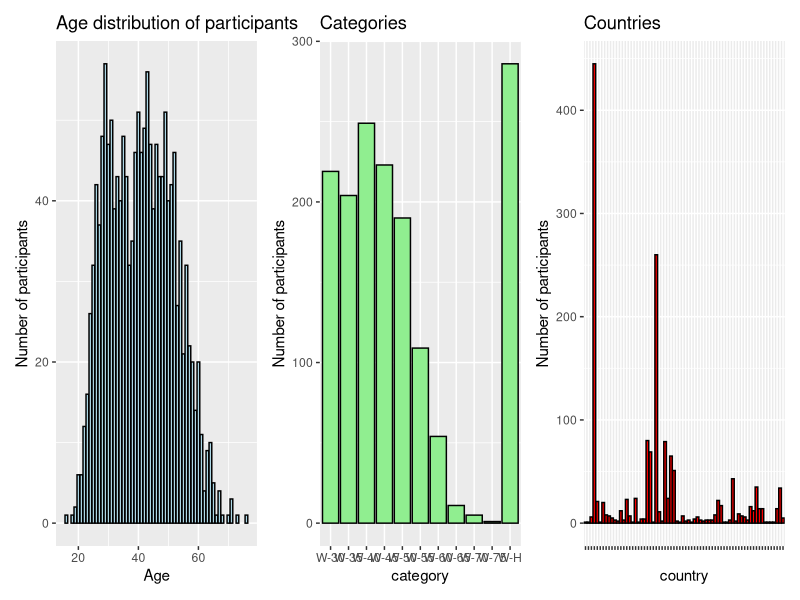
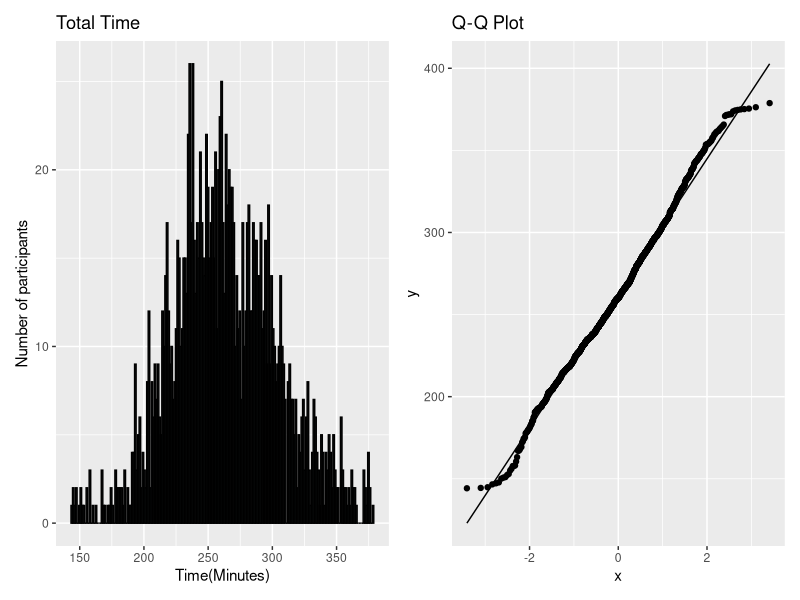
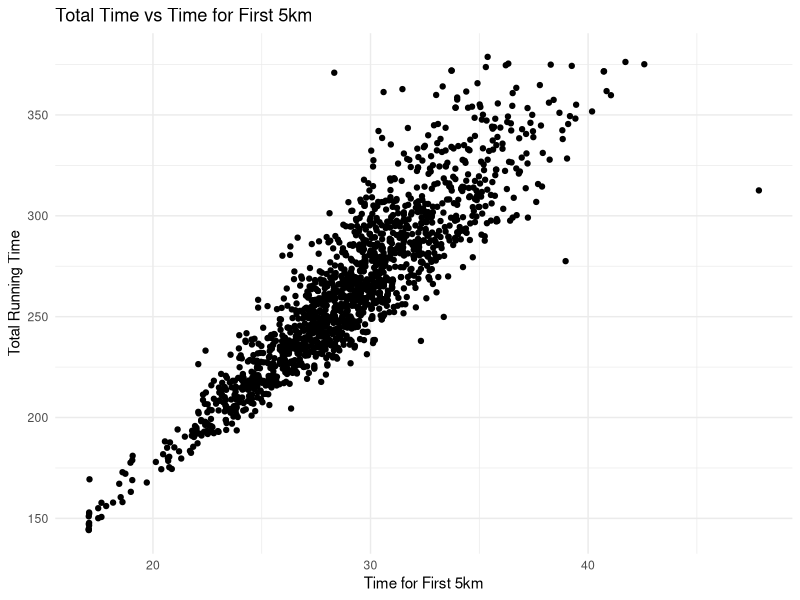
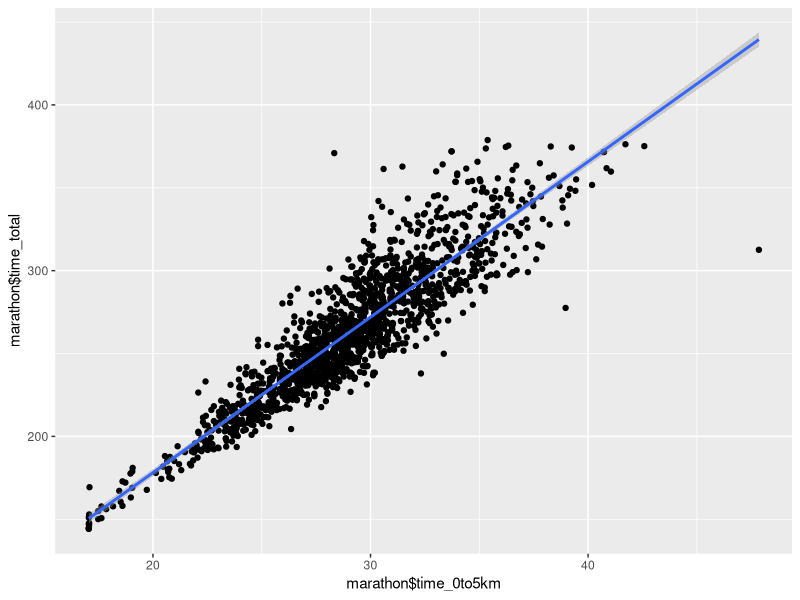
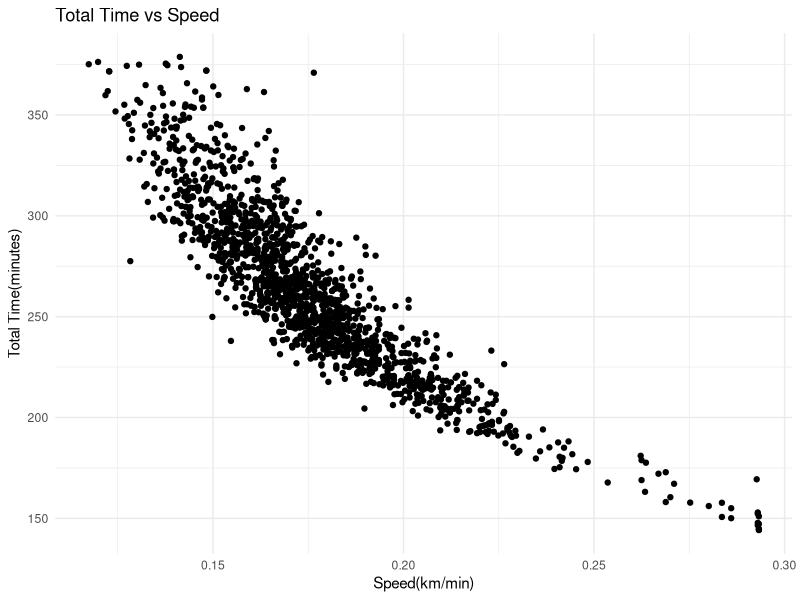
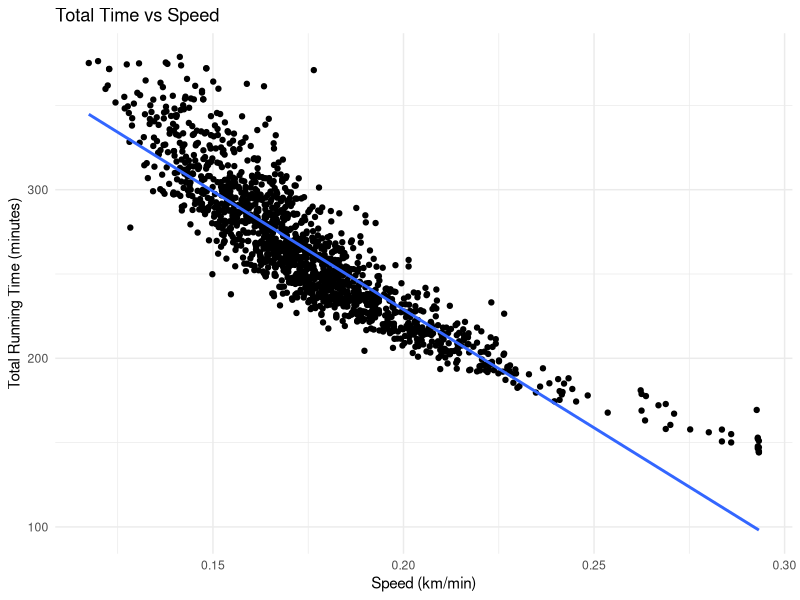
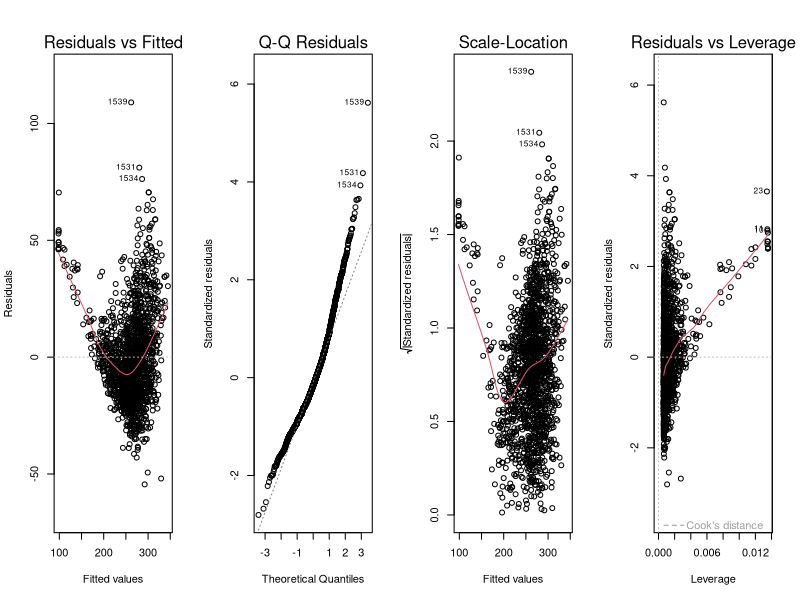
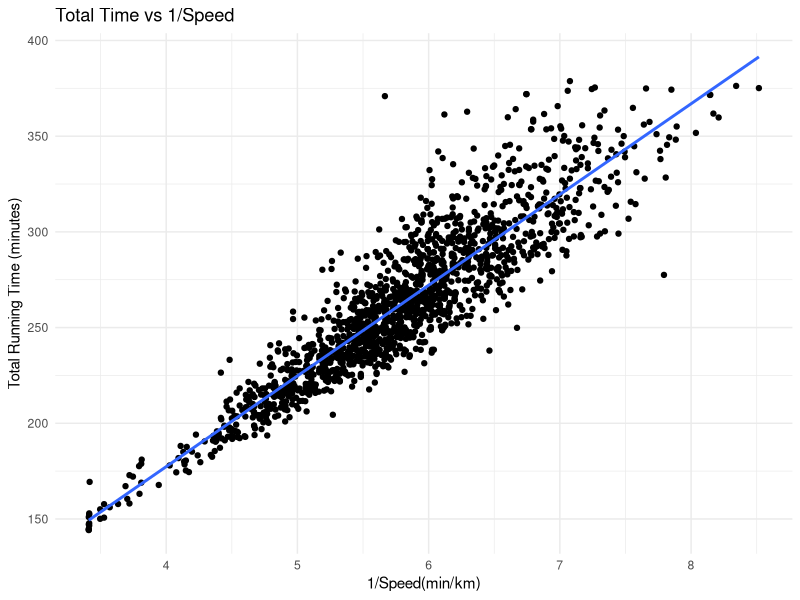

The R source for these figures, in order:
## ---- chunk 1
library(psych)
library(knitr)
library(ggplot2)
library(patchwork)
## ---- chunk 2
marathon <- read.csv(file = "./marathon.csv", header = TRUE, sep = ";", stringsAsFactors = FALSE)
head(marathon, 3)
## ---- chunk 3
temp <- marathon[, c("rank","born","country","category","time_total","time_1half","time_0to5km")]
sapply(temp, class)
## ---- chunk 4
marathon$category <- factor(marathon$category)
marathon$country <- factor(marathon$country)

convert_time_to_minutes <- function(time_string) {
  time <- strptime(time_string, format = "%H:%M:%S")
  total_minutes <- as.numeric(time$hour) * 60 + as.numeric(time$min) + as.numeric(time$sec) / 60
  return(total_minutes)
}

marathon$time_total <- sapply(marathon$time_total, convert_time_to_minutes)
marathon$time_1half <- sapply(marathon$time_1half, convert_time_to_minutes)
marathon$time_2half <- sapply(marathon$time_2half, convert_time_to_minutes)
marathon$time_0to5km <- sapply(marathon$time_0to5km, convert_time_to_minutes)
marathon$time_5to10km <- sapply(marathon$time_5to10km, convert_time_to_minutes)
marathon$time_10to15km <- sapply(marathon$time_10to15km, convert_time_to_minutes)
marathon$time_15to20km <- sapply(marathon$time_15to20km, convert_time_to_minutes)
marathon$time_20to25km <- sapply(marathon$time_20to25km, convert_time_to_minutes)
marathon$time_25to30km <- sapply(marathon$time_25to30km, convert_time_to_minutes)
marathon$time_30to35km <- sapply(marathon$time_30to35km, convert_time_to_minutes)
marathon$time_35to40km <- sapply(marathon$time_35to40km, convert_time_to_minutes)
marathon$time_40to42km <- sapply(marathon$time_40to42km, convert_time_to_minutes)
## ---- chunk 5
year_to_age <- function(year){
  if (year > 7) {
    return(2023 - (1900 + year))
  } else {
    return(2023 - (2000 + year))
  }
}
marathon$born <- sapply(marathon$born, year_to_age)
names(marathon)[names(marathon) == "born"] <- "age"
head(marathon, 3)
## ---- chunk 6
marathon[marathon$time_2half == 0,][c(0,1,2,5,6,7)]
## ---- chunk 7
p1 <- ggplot(data = marathon, aes(x = age)) +
  geom_bar(fill = "lightblue", color = "black") +
  labs(title = "Age distribution of participants",
       x = "Age",
       y = "Number of participants")
p2 <- ggplot(data = marathon, aes(x = category)) +
  geom_bar(fill = "lightgreen", color = "black") +
  labs(title = "Categories",
       x = "category",
       y = "Number of participants")
p3 <- ggplot(data = marathon, aes(x = country)) +
  geom_bar(fill = "red", color = "black") +
  labs(title = "Countries",
       x = "country",
       y = "Number of participants") + theme(axis.text.x=element_blank())
p1 + p2 + p3
## ---- chunk 8
cat("Number of countries: ", length(table(marathon$country)))
## ---- chunk 9
head(sort(table(marathon$country), decreasing = TRUE), 20)
## ---- chunk 10
p3 <- ggplot(data = marathon, aes(x = time_total)) +
  geom_histogram(bins =200, fill = "lightblue", color = "black") +
  labs(title = "Total Time", x = "Time(Minutes)",y = "Number of participants")
p4 <- qq_plot <- ggplot(data = marathon, aes(sample = time_total)) +
  stat_qq() + stat_qq_line() + ggtitle("Q-Q Plot")
p3+p4
## ---- chunk 11
describe(marathon[, c("time_total","time_1half","time_2half","time_0to5km","time_5to10km","time_10to15km","time_15to20km","time_20to25km","time_25to30km")])[c(3,4,5,6,7,8,9,10,11)]
## ---- chunk 12
null.mean <- 289
n = length(marathon$time_total)
sample.mean <-  sum(marathon$time_total) / n
sample.variance <- (1/(n-1)) * sum((marathon$time_total - sample.mean)^2) 
t.statistic = (sample.mean - null.mean)/(sqrt(sample.variance/n))
print(t.statistic)
p.val <-pt(t.statistic, df = n - 1)
print(p.val)
## ---- chunk 13
t_test_result <- t.test(marathon$time_total, alternative = "less", mu = 289)
print(t_test_result)
## ---- chunk 14
marathon <- marathon[marathon$time_0to5km != 0,]
length(marathon$rank)
## ---- chunk 15
ggplot(marathon, aes(x = time_0to5km, y = time_total)) +
  geom_point() +
  labs(title = "Total Time vs Time for First 5km",
       x = "Time for First 5km",
       y = "Total Running Time") +
  theme_minimal()
## ---- chunk 16
correlation <- cor(marathon$time_0to5km, marathon$time_total)
print(correlation)
## ---- chunk 17
model <- lm(time_total ~ time_0to5km, data=marathon)
ggplot(marathon,aes(marathon$time_0to5km, marathon$time_total)) +
  geom_point() +
  geom_smooth(method='lm')
## ---- chunk 18
predicted_time <- predict(model, newdata=data.frame(time_0to5km=26))
predicted_time
## ---- chunk 19
extended_model <- lm(time_total ~ time_0to5km + age + time_1half, data=marathon)
summary(extended_model)$coefficients
## ---- chunk 20
marathon <- marathon[marathon$time_1half != 0,]
updated_model <- lm(time_total ~ time_0to5km + age + time_1half, data=marathon)
summary(updated_model)$coefficients
## ---- chunk 21
marathon$speed <- 5 / marathon$time_0to5km
ggplot(marathon, aes(x = speed, y = time_total)) +
  geom_point() +
  labs(title = "Total Time vs Speed",
       x = "Speed(km/min)", y = "Total Time(minutes)") +
  theme_minimal()
## ---- chunk 22
model_speed <- lm(time_total ~ speed, data = marathon)
ggplot(marathon, aes(x = speed, y = time_total)) +
  geom_point() +
  geom_smooth(method = "lm", se = FALSE) +
  labs(title = "Total Time vs Speed",
       x = "Speed (km/min)", y = "Total Running Time (minutes)") +
  theme_minimal()
## ---- chunk 23
par(mfrow = c(1, 4))
plot(model_speed)
## ---- chunk 24
marathon$inv_speed <- 1 / marathon$speed
model_inv_speed <- lm(time_total ~ inv_speed, data = marathon)
ggplot(marathon, aes(x = inv_speed, y = time_total)) +
  geom_point() +
  geom_smooth(method = "lm", se = FALSE) +
  labs(title = "Total Time vs 1/Speed",
       x = "1/Speed(min/km)", y ="Total Running Time (minutes)") +
  theme_minimal()
## ---- chunk 25
par(mfrow = c(1, 4))
plot(model_inv_speed)
## ---- chunk 26
ggplot(marathon, aes(x = speed, y = time_total)) +
  geom_point() +
  geom_smooth(aes(x = speed, y = time_total), method = "lm",
              formula = y ~ poly(x, 2), se = FALSE, color = "red") +
  labs(title = "Total Time vs Speed with Regression Curve",
       x = "Speed(km/min)", y = "Total Time(minutes)") +
  theme_minimal()
